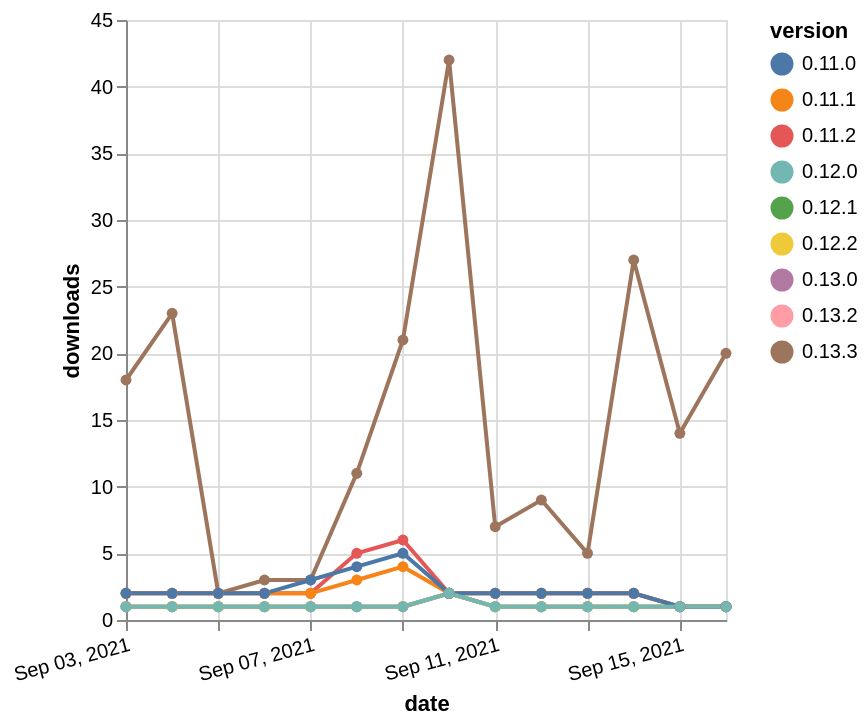

Here is the Vega-Lite specification saved for this chart:
### Vega-Lite specification from a JSON file in a GitHub repository (floating-point values rounded to 4 significant figures)
{"$schema": "https://vega.github.io/schema/vega-lite/v5.json", "description": "A simple bar chart with embedded data.", "data": {"values": [{"date": "2021-09-03", "total": 3090, "delta": 18, "version": "0.13.3"}, {"date": "2021-09-04", "total": 3113, "delta": 23, "version": "0.13.3"}, {"date": "2021-09-05", "total": 3115, "delta": 2, "version": "0.13.3"}, {"date": "2021-09-06", "total": 3118, "delta": 3, "version": "0.13.3"}, {"date": "2021-09-07", "total": 3121, "delta": 3, "version": "0.13.3"}, {"date": "2021-09-08", "total": 3132, "delta": 11, "version": "0.13.3"}, {"date": "2021-09-09", "total": 3153, "delta": 21, "version": "0.13.3"}, {"date": "2021-09-10", "total": 3195, "delta": 42, "version": "0.13.3"}, {"date": "2021-09-11", "total": 3202, "delta": 7, "version": "0.13.3"}, {"date": "2021-09-12", "total": 3211, "delta": 9, "version": "0.13.3"}, {"date": "2021-09-13", "total": 3216, "delta": 5, "version": "0.13.3"}, {"date": "2021-09-14", "total": 3243, "delta": 27, "version": "0.13.3"}, {"date": "2021-09-15", "total": 3257, "delta": 14, "version": "0.13.3"}, {"date": "2021-09-16", "total": 3277, "delta": 20, "version": "0.13.3"}, {"date": "2021-09-03", "total": 206, "delta": 1, "version": "0.13.2"}, {"date": "2021-09-04", "total": 207, "delta": 1, "version": "0.13.2"}, {"date": "2021-09-05", "total": 208, "delta": 1, "version": "0.13.2"}, {"date": "2021-09-06", "total": 209, "delta": 1, "version": "0.13.2"}, {"date": "2021-09-07", "total": 210, "delta": 1, "version": "0.13.2"}, {"date": "2021-09-08", "total": 211, "delta": 1, "version": "0.13.2"}, {"date": "2021-09-09", "total": 212, "delta": 1, "version": "0.13.2"}, {"date": "2021-09-10", "total": 214, "delta": 2, "version": "0.13.2"}, {"date": "2021-09-11", "total": 215, "delta": 1, "version": "0.13.2"}, {"date": "2021-09-12", "total": 216, "delta": 1, "version": "0.13.2"}, {"date": "2021-09-13", "total": 217, "delta": 1, "version": "0.13.2"}, {"date": "2021-09-14", "total": 218, "delta": 1, "version": "0.13.2"}, {"date": "2021-09-15", "total": 219, "delta": 1, "version": "0.13.2"}, {"date": "2021-09-16", "total": 220, "delta": 1, "version": "0.13.2"}, {"date": "2021-09-03", "total": 423, "delta": 1, "version": "0.12.1"}, {"date": "2021-09-04", "total": 424, "delta": 1, "version": "0.12.1"}, {"date": "2021-09-05", "total": 425, "delta": 1, "version": "0.12.1"}, {"date": "2021-09-06", "total": 426, "delta": 1, "version": "0.12.1"}, {"date": "2021-09-07", "total": 427, "delta": 1, "version": "0.12.1"}, {"date": "2021-09-08", "total": 428, "delta": 1, "version": "0.12.1"}, {"date": "2021-09-09", "total": 429, "delta": 1, "version": "0.12.1"}, {"date": "2021-09-10", "total": 431, "delta": 2, "version": "0.12.1"}, {"date": "2021-09-11", "total": 432, "delta": 1, "version": "0.12.1"}, {"date": "2021-09-12", "total": 433, "delta": 1, "version": "0.12.1"}, {"date": "2021-09-13", "total": 434, "delta": 1, "version": "0.12.1"}, {"date": "2021-09-14", "total": 435, "delta": 1, "version": "0.12.1"}, {"date": "2021-09-15", "total": 436, "delta": 1, "version": "0.12.1"}, {"date": "2021-09-16", "total": 437, "delta": 1, "version": "0.12.1"}, {"date": "2021-09-03", "total": 2768, "delta": 2, "version": "0.11.2"}, {"date": "2021-09-04", "total": 2770, "delta": 2, "version": "0.11.2"}, {"date": "2021-09-05", "total": 2772, "delta": 2, "version": "0.11.2"}, {"date": "2021-09-06", "total": 2774, "delta": 2, "version": "0.11.2"}, {"date": "2021-09-07", "total": 2776, "delta": 2, "version": "0.11.2"}, {"date": "2021-09-08", "total": 2781, "delta": 5, "version": "0.11.2"}, {"date": "2021-09-09", "total": 2787, "delta": 6, "version": "0.11.2"}, {"date": "2021-09-10", "total": 2789, "delta": 2, "version": "0.11.2"}, {"date": "2021-09-11", "total": 2791, "delta": 2, "version": "0.11.2"}, {"date": "2021-09-12", "total": 2793, "delta": 2, "version": "0.11.2"}, {"date": "2021-09-13", "total": 2795, "delta": 2, "version": "0.11.2"}, {"date": "2021-09-14", "total": 2797, "delta": 2, "version": "0.11.2"}, {"date": "2021-09-15", "total": 2798, "delta": 1, "version": "0.11.2"}, {"date": "2021-09-16", "total": 2799, "delta": 1, "version": "0.11.2"}, {"date": "2021-09-03", "total": 204, "delta": 1, "version": "0.13.0"}, {"date": "2021-09-04", "total": 205, "delta": 1, "version": "0.13.0"}, {"date": "2021-09-05", "total": 206, "delta": 1, "version": "0.13.0"}, {"date": "2021-09-06", "total": 207, "delta": 1, "version": "0.13.0"}, {"date": "2021-09-07", "total": 208, "delta": 1, "version": "0.13.0"}, {"date": "2021-09-08", "total": 209, "delta": 1, "version": "0.13.0"}, {"date": "2021-09-09", "total": 210, "delta": 1, "version": "0.13.0"}, {"date": "2021-09-10", "total": 212, "delta": 2, "version": "0.13.0"}, {"date": "2021-09-11", "total": 213, "delta": 1, "version": "0.13.0"}, {"date": "2021-09-12", "total": 214, "delta": 1, "version": "0.13.0"}, {"date": "2021-09-13", "total": 215, "delta": 1, "version": "0.13.0"}, {"date": "2021-09-14", "total": 216, "delta": 1, "version": "0.13.0"}, {"date": "2021-09-15", "total": 217, "delta": 1, "version": "0.13.0"}, {"date": "2021-09-16", "total": 218, "delta": 1, "version": "0.13.0"}, {"date": "2021-09-03", "total": 215, "delta": 1, "version": "0.12.2"}, {"date": "2021-09-04", "total": 216, "delta": 1, "version": "0.12.2"}, {"date": "2021-09-05", "total": 217, "delta": 1, "version": "0.12.2"}, {"date": "2021-09-06", "total": 218, "delta": 1, "version": "0.12.2"}, {"date": "2021-09-07", "total": 219, "delta": 1, "version": "0.12.2"}, {"date": "2021-09-08", "total": 220, "delta": 1, "version": "0.12.2"}, {"date": "2021-09-09", "total": 221, "delta": 1, "version": "0.12.2"}, {"date": "2021-09-10", "total": 223, "delta": 2, "version": "0.12.2"}, {"date": "2021-09-11", "total": 224, "delta": 1, "version": "0.12.2"}, {"date": "2021-09-12", "total": 225, "delta": 1, "version": "0.12.2"}, {"date": "2021-09-13", "total": 226, "delta": 1, "version": "0.12.2"}, {"date": "2021-09-14", "total": 227, "delta": 1, "version": "0.12.2"}, {"date": "2021-09-15", "total": 228, "delta": 1, "version": "0.12.2"}, {"date": "2021-09-16", "total": 229, "delta": 1, "version": "0.12.2"}, {"date": "2021-09-03", "total": 2395, "delta": 2, "version": "0.11.1"}, {"date": "2021-09-04", "total": 2397, "delta": 2, "version": "0.11.1"}, {"date": "2021-09-05", "total": 2399, "delta": 2, "version": "0.11.1"}, {"date": "2021-09-06", "total": 2401, "delta": 2, "version": "0.11.1"}, {"date": "2021-09-07", "total": 2403, "delta": 2, "version": "0.11.1"}, {"date": "2021-09-08", "total": 2406, "delta": 3, "version": "0.11.1"}, {"date": "2021-09-09", "total": 2410, "delta": 4, "version": "0.11.1"}, {"date": "2021-09-10", "total": 2412, "delta": 2, "version": "0.11.1"}, {"date": "2021-09-11", "total": 2414, "delta": 2, "version": "0.11.1"}, {"date": "2021-09-12", "total": 2416, "delta": 2, "version": "0.11.1"}, {"date": "2021-09-13", "total": 2418, "delta": 2, "version": "0.11.1"}, {"date": "2021-09-14", "total": 2420, "delta": 2, "version": "0.11.1"}, {"date": "2021-09-15", "total": 2421, "delta": 1, "version": "0.11.1"}, {"date": "2021-09-16", "total": 2422, "delta": 1, "version": "0.11.1"}, {"date": "2021-09-03", "total": 2845, "delta": 2, "version": "0.11.0"}, {"date": "2021-09-04", "total": 2847, "delta": 2, "version": "0.11.0"}, {"date": "2021-09-05", "total": 2849, "delta": 2, "version": "0.11.0"}, {"date": "2021-09-06", "total": 2851, "delta": 2, "version": "0.11.0"}, {"date": "2021-09-07", "total": 2854, "delta": 3, "version": "0.11.0"}, {"date": "2021-09-08", "total": 2858, "delta": 4, "version": "0.11.0"}, {"date": "2021-09-09", "total": 2863, "delta": 5, "version": "0.11.0"}, {"date": "2021-09-10", "total": 2865, "delta": 2, "version": "0.11.0"}, {"date": "2021-09-11", "total": 2867, "delta": 2, "version": "0.11.0"}, {"date": "2021-09-12", "total": 2869, "delta": 2, "version": "0.11.0"}, {"date": "2021-09-13", "total": 2871, "delta": 2, "version": "0.11.0"}, {"date": "2021-09-14", "total": 2873, "delta": 2, "version": "0.11.0"}, {"date": "2021-09-15", "total": 2874, "delta": 1, "version": "0.11.0"}, {"date": "2021-09-16", "total": 2875, "delta": 1, "version": "0.11.0"}, {"date": "2021-09-03", "total": 261, "delta": 1, "version": "0.12.0"}, {"date": "2021-09-04", "total": 262, "delta": 1, "version": "0.12.0"}, {"date": "2021-09-05", "total": 263, "delta": 1, "version": "0.12.0"}, {"date": "2021-09-06", "total": 264, "delta": 1, "version": "0.12.0"}, {"date": "2021-09-07", "total": 265, "delta": 1, "version": "0.12.0"}, {"date": "2021-09-08", "total": 266, "delta": 1, "version": "0.12.0"}, {"date": "2021-09-09", "total": 267, "delta": 1, "version": "0.12.0"}, {"date": "2021-09-10", "total": 269, "delta": 2, "version": "0.12.0"}, {"date": "2021-09-11", "total": 270, "delta": 1, "version": "0.12.0"}, {"date": "2021-09-12", "total": 271, "delta": 1, "version": "0.12.0"}, {"date": "2021-09-13", "total": 272, "delta": 1, "version": "0.12.0"}, {"date": "2021-09-14", "total": 273, "delta": 1, "version": "0.12.0"}, {"date": "2021-09-15", "total": 274, "delta": 1, "version": "0.12.0"}, {"date": "2021-09-16", "total": 275, "delta": 1, "version": "0.12.0"}]}, "width": "container", "mark": {"type": "line", "point": {"filled": true}}, "encoding": {"x": {"field": "date", "type": "temporal", "timeUnit": "yearmonthdate", "title": "date", "axis": {"labelAngle": -15}}, "y": {"field": "delta", "type": "quantitative", "title": "downloads"}, "color": {"field": "version", "type": "nominal"}, "tooltip": {"field": "delta"}}}
